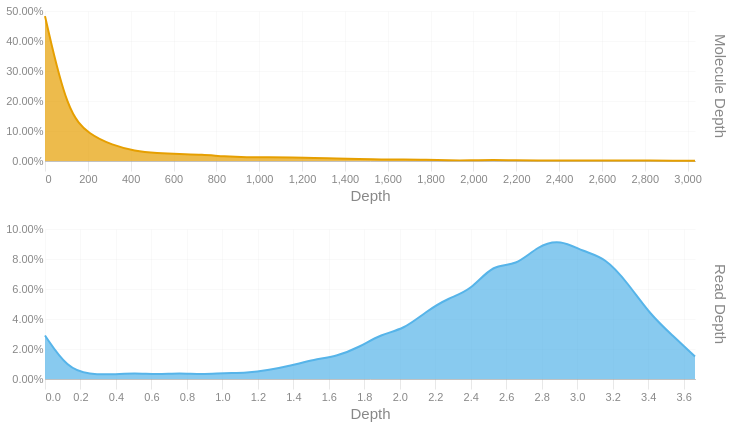

The cell this chart's notebook holds for it:
### Code cell
readdep = depth_hist(tb['Read Depth'], q99, 3)
readdep = readdep.with_columns(pl.lit('Read Depth').alias('Metric'))
if not SKIPLR:
    moldep = depth_hist(tb['Molecule Depth'], mol_q99, 1)
    moldep = moldep.with_columns(pl.lit('Molecule Depth').alias('Metric'))
    _hist = pl.concat([readdep, moldep])
    _hist = _hist.filter(pl.col('Proportion') != 0)
    with SafeRender(_hist):
        (
            alt.Chart(_hist)        
            .mark_area(interpolate = "basis")
            .encode(
                x=alt.X('Bin:Q').scale(domainMin=0).axis(alt.Axis(title='Depth')),
                y = alt.Y('Proportion:Q', title = None).axis(format = '.2%'),
                color = alt.Color('Metric:N').legend(None),
                row = alt.Row("Metric:N").header(title = None, labelOrient = 'right'),
                tooltip = [
                    alt.Tooltip("Metric:N", title = "Metric"),
                    alt.Tooltip('Interval:N', title = "Depth Interval"),
                    alt.Tooltip('Proportion:Q', title = "% Alignments").format('.2%')
                ]
            )
            .resolve_scale(x='independent', y='independent')
            .properties(
                height = 150, width = 650,
                usermeta={'embedOptions': {'downloadFileName': f'{samplename}.depth.hist'}}
            )
        ).display()
else:
    readdep = readdep.filter(pl.col('Proportion') != 0)
    with SafeRender(readdep):
        (
            alt.Chart(readdep)        
            .mark_area(interpolate = "basis")
            .encode(
                x=alt.X('Bin:Q').scale(domainMin=0).axis(alt.Axis(title='Depth')),
                y = alt.Y('Proportion:Q', title = None).axis(format = '.2%'),
                tooltip = [
                    alt.Tooltip('Interval:N', title = "Depth Interval"),
                    alt.Tooltip('Proportion:Q', title = "% Alignments").format('.2%')
                ]
            )
            .properties(
                usermeta={'embedOptions': {'downloadFileName': f'{samplename}.depth.hist'}}
            )
        ).display()

### Figure 1 — Vega-Lite specification as saved in the notebook (floating-point values rounded to 4 significant figures)
{"width": 650, "height": 150, "config": {"title": {"anchor": "start", "dy": -15, "fontSize": 18, "color": "#888888", "subtitleColor": "#888888", "subtitleFontSize": 14}, "arc": {"fill": "#0072B2"}, "axis": {"domainColor": "#888888", "domainWidth": 0.5, "gridWidth": 0.2, "grid": false, "titleFontWeight": 400, "titleFontSize": 15, "labelFontSize": 11, "labelColor": "#888888", "tickColor": "#888888", "tickWidth": 0.2, "titleColor": "#888888"}, "axisBand": {"grid": false}, "axisX": {"grid": true, "tickSize": 10, "domainCap": "round"}, "axisY": {"domain": false, "grid": true, "tickSize": 0, "domainCap": "round"}, "background": "transparent", "header": {"labelFontSize": 15, "labelColor": "#888888", "titleFontSize": 15, "titleFontWeight": 600, "titleColor": "#888888"}, "legend": {"labelFont": "sans-serif", "labelFontSize": 12, "labelColor": "#888888", "symbolSize": 100, "symbolType": "circle", "titleFontSize": 12, "titlePadding": 10, "titleColor": "#888888", "title": null}, "range": {"category": ["#E69F00", "#56B4E9", "#009E73", "#F0E442", "#0072B2", "#D55E00", "#CC79A7", "#000000"], "diverging": ["#cfe8f3", "#a2d4ec", "#73bfe2", "#46abdb", "#1696d2", "#12719e"]}, "area": {"fill": "#0072B2", "fillOpacity": 0.7, "line": true, "strokeOpacity": 0.7}, "line": {"color": "#0072B2", "stroke": "#0072B2", "strokeWidth": 2}, "trail": {"color": "#0072B2", "stroke": "#0072B2", "strokeWidth": 0, "size": 1}, "point": {"filled": true, "fillOpacity": 1.0, "size": 95}, "text": {"color": "#888888", "fontSize": 11, "align": "right", "fontWeight": 400, "size": 11}, "bar": {"fill": "#0072B2", "stroke": null}, "view": {"stroke": null, "continuousWidth": 660, "continuousHeight": 400}}, "data": {"name": "data-417effcb7c40579a3229b8917063ce8e"}, "mark": {"type": "area", "interpolate": "basis"}, "encoding": {"color": {"field": "Metric", "legend": null, "type": "nominal"}, "row": {"field": "Metric", "header": {"title": null, "labelOrient": "right"}, "type": "nominal"}, "tooltip": [{"field": "Metric", "title": "Metric", "type": "nominal"}, {"field": "Interval", "title": "Depth Interval", "type": "nominal"}, {"field": "Proportion", "format": ".2%", "title": "% Alignments", "type": "quantitative"}], "x": {"axis": {"title": "Depth"}, "field": "Bin", "scale": {"domainMin": 0}, "type": "quantitative"}, "y": {"axis": {"format": ".2%"}, "field": "Proportion", "title": null, "type": "quantitative"}}, "resolve": {"scale": {"x": "independent", "y": "independent"}}, "usermeta": {"embedOptions": {"downloadFileName": "S6_Waccamaw_1680.depth.hist"}}, "$schema": "https://vega.github.io/schema/vega-lite/v6.1.0.json", "datasets": {"data-417effcb7c40579a3229b8917063ce8e": [{"Bin": 0.0, "Interval": "0.0-0.126", "Proportion": 0.029, "Metric": "Read Depth"}, {"Bin": 0.126, "Interval": "0.126-0.253", "Proportion": 0.007, "Metric": "Read Depth"}, {"Bin": 0.253, "Interval": "0.253-0.379", "Proportion": 0.003, "Metric": "Read Depth"}, {"Bin": 0.379, "Interval": "0.379-0.505", "Proportion": 0.003, "Metric": "Read Depth"}, {"Bin": 0.505, "Interval": "0.505-0.632", "Proportion": 0.004, "Metric": "Read Depth"}, {"Bin": 0.632, "Interval": "0.632-0.758", "Proportion": 0.003, "Metric": "Read Depth"}, {"Bin": 0.758, "Interval": "0.758-0.884", "Proportion": 0.004, "Metric": "Read Depth"}, {"Bin": 0.884, "Interval": "0.884-1.011", "Proportion": 0.003, "Metric": "Read Depth"}, {"Bin": 1.011, "Interval": "1.011-1.137", "Proportion": 0.004, "Metric": "Read Depth"}, {"Bin": 1.137, "Interval": "1.137-1.263", "Proportion": 0.004, "Metric": "Read Depth"}, {"Bin": 1.263, "Interval": "1.263-1.39", "Proportion": 0.006, "Metric": "Read Depth"}, {"Bin": 1.39, "Interval": "1.39-1.516", "Proportion": 0.009, "Metric": "Read Depth"}, {"Bin": 1.516, "Interval": "1.516-1.642", "Proportion": 0.013, "Metric": "Read Depth"}, {"Bin": 1.642, "Interval": "1.642-1.769", "Proportion": 0.015, "Metric": "Read Depth"}, {"Bin": 1.769, "Interval": "1.769-1.895", "Proportion": 0.021, "Metric": "Read Depth"}, {"Bin": 1.895, "Interval": "1.895-2.021", "Proportion": 0.03, "Metric": "Read Depth"}, {"Bin": 2.021, "Interval": "2.021-2.148", "Proportion": 0.033, "Metric": "Read Depth"}, {"Bin": 2.148, "Interval": "2.148-2.274", "Proportion": 0.045, "Metric": "Read Depth"}, {"Bin": 2.274, "Interval": "2.274-2.4", "Proportion": 0.054, "Metric": "Read Depth"}, {"Bin": 2.4, "Interval": "2.4-2.527", "Proportion": 0.059, "Metric": "Read Depth"}, {"Bin": 2.527, "Interval": "2.527-2.653", "Proportion": 0.077, "Metric": "Read Depth"}, {"Bin": 2.653, "Interval": "2.653-2.779", "Proportion": 0.075, "Metric": "Read Depth"}, {"Bin": 2.779, "Interval": "2.779-2.906", "Proportion": 0.089, "Metric": "Read Depth"}, {"Bin": 2.906, "Interval": "2.906-3.032", "Proportion": 0.093, "Metric": "Read Depth"}, {"Bin": 3.032, "Interval": "3.032-3.158", "Proportion": 0.085, "Metric": "Read Depth"}, {"Bin": 3.158, "Interval": "3.158-3.285", "Proportion": 0.081, "Metric": "Read Depth"}, {"Bin": 3.285, "Interval": "3.285-3.411", "Proportion": 0.064, "Metric": "Read Depth"}, {"Bin": 3.411, "Interval": "3.411-3.537", "Proportion": 0.043, "Metric": "Read Depth"}, {"Bin": 3.537, "Interval": "3.537-3.664", "Proportion": 0.029, "Metric": "Read Depth"}, {"Bin": 3.664, "Interval": "3.664-3.79", "Proportion": 0.015, "Metric": "Read Depth"}, {"Bin": 0.0, "Interval": "0.0-104.6", "Proportion": 0.483, "Metric": "Molecule Depth"}, {"Bin": 104.6, "Interval": "104.6-209.3", "Proportion": 0.158, "Metric": "Molecule Depth"}, {"Bin": 209.3, "Interval": "209.3-313.9", "Proportion": 0.087, "Metric": "Molecule Depth"}, {"Bin": 313.9, "Interval": "313.9-418.6", "Proportion": 0.053, "Metric": "Molecule Depth"}, {"Bin": 418.6, "Interval": "418.6-523.2", "Proportion": 0.033, "Metric": "Molecule Depth"}, {"Bin": 523.2, "Interval": "523.2-627.8", "Proportion": 0.026, "Metric": "Molecule Depth"}, {"Bin": 627.8, "Interval": "627.8-732.5", "Proportion": 0.023, "Metric": "Molecule Depth"}, {"Bin": 732.5, "Interval": "732.5-837.1", "Proportion": 0.022, "Metric": "Molecule Depth"}, {"Bin": 837.1, "Interval": "837.1-941.8", "Proportion": 0.015, "Metric": "Molecule Depth"}, {"Bin": 941.8, "Interval": "941.8-1046.4", "Proportion": 0.012, "Metric": "Molecule Depth"}, {"Bin": 1046.0, "Interval": "1046.4-1151.0", "Proportion": 0.013, "Metric": "Molecule Depth"}, {"Bin": 1151.0, "Interval": "1151.0-1255.7", "Proportion": 0.012, "Metric": "Molecule Depth"}, {"Bin": 1256.0, "Interval": "1255.7-1360.3", "Proportion": 0.01, "Metric": "Molecule Depth"}, {"Bin": 1360.0, "Interval": "1360.3-1465.0", "Proportion": 0.008, "Metric": "Molecule Depth"}, {"Bin": 1465.0, "Interval": "1465.0-1569.6", "Proportion": 0.007, "Metric": "Molecule Depth"}, {"Bin": 1570.0, "Interval": "1569.6-1674.3", "Proportion": 0.005, "Metric": "Molecule Depth"}, {"Bin": 1674.0, "Interval": "1674.3-1778.9", "Proportion": 0.005, "Metric": "Molecule Depth"}, {"Bin": 1779.0, "Interval": "1778.9-1883.5", "Proportion": 0.004, "Metric": "Molecule Depth"}, {"Bin": 1884.0, "Interval": "1883.5-1988.2", "Proportion": 0.002, "Metric": "Molecule Depth"}, {"Bin": 1988.0, "Interval": "1988.2-2092.8", "Proportion": 0.002, "Metric": "Molecule Depth"}, {"Bin": 2093.0, "Interval": "2092.8-2197.5", "Proportion": 0.004, "Metric": "Molecule Depth"}, {"Bin": 2198.0, "Interval": "2197.5-2302.1", "Proportion": 0.002, "Metric": "Molecule Depth"}, {"Bin": 2302.0, "Interval": "2302.1-2406.7", "Proportion": 0.002, "Metric": "Molecule Depth"}, {"Bin": 2407.0, "Interval": "2406.7-2511.4", "Proportion": 0.002, "Metric": "Molecule Depth"}, {"Bin": 2511.0, "Interval": "2511.4-2616.0", "Proportion": 0.002, "Metric": "Molecule Depth"}, {"Bin": 2616.0, "Interval": "2616.0-2720.7", "Proportion": 0.001, "Metric": "Molecule Depth"}, {"Bin": 2721.0, "Interval": "2720.7-2825.3", "Proportion": 0.002, "Metric": "Molecule Depth"}, {"Bin": 2825.0, "Interval": "2825.3-2929.9", "Proportion": 0.002, "Metric": "Molecule Depth"}, {"Bin": 2930.0, "Interval": "2929.9-3034.6", "Proportion": 0.001, "Metric": "Molecule Depth"}, {"Bin": 3035.0, "Interval": "3034.6-3139.22", "Proportion": 0.001, "Metric": "Molecule Depth"}]}}
